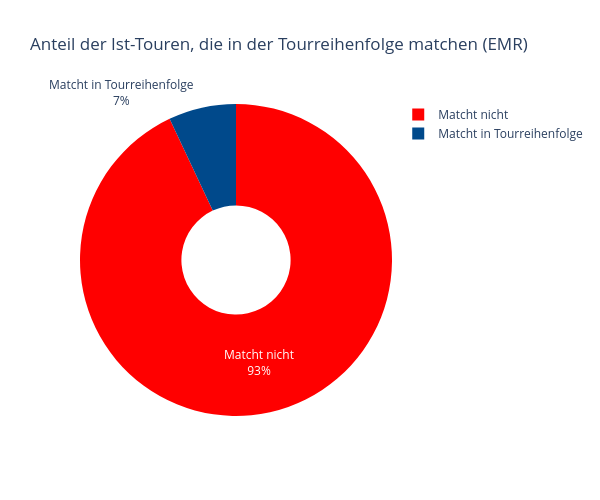

The cell this chart's notebook holds for it:
### Markdown cell above
### Plotten des Ergebnisses

### Code cell
# Alle Touren in ist
all_ist_tours = ist[ist[col_tournr].notna()][col_tournr].dropna().astype(str).unique()

# Gematchte Touren aus deiner bestehenden Reihenfolge-Logik
matched_tours = pd.Series(matchingtournr).astype(str).unique()

# Zählen
matched_count = len(set(all_ist_tours).intersection(set(matched_tours)))
unmatched_count = len(set(all_ist_tours)) - matched_count

pie_df = pd.DataFrame({
    "Status": ["Matcht nicht", "Matcht in Tourreihenfolge"],
    "Anzahl": [unmatched_count, matched_count]
})

fig = px.pie(
    pie_df,
    names="Status",
    values="Anzahl",
    color="Status",
    color_discrete_map={
        "Matcht nicht": "#ff0000",
        "Matcht in Tourreihenfolge": "#00498b"
    },
    title="Anteil der Ist-Touren, die in der Tourreihenfolge matchen (EMR)",
    hole=0.35,
    width=600,
    height=500
)

fig.update_traces(
    textinfo="percent+label",
    sort=False
)

fig.show()

### Figure 1 — Plotly figure (JSON) as saved in the notebook; plotly's stock layout.template omitted (floating-point values rounded to 4 significant figures)
{"data": [{"customdata": [["Matcht nicht"], ["Matcht in Tourreihenfolge"]], "domain": {"x": [0, 1], "y": [0, 1]}, "hole": 0.35, "hovertemplate": "Status=%{customdata[0]}<br>Anzahl=%{value}<extra></extra>", "labels": ["Matcht nicht", "Matcht in Tourreihenfolge"], "legendgroup": "", "marker": {"colors": ["#ff0000", "#00498b"]}, "name": "", "showlegend": true, "sort": false, "textinfo": "percent+label", "type": "pie", "values": [186, 14]}], "layout": {"height": 500, "legend": {"tracegroupgap": 0}, "title": {"text": "Anteil der Ist-Touren, die in der Tourreihenfolge matchen (EMR)"}, "width": 600}}
